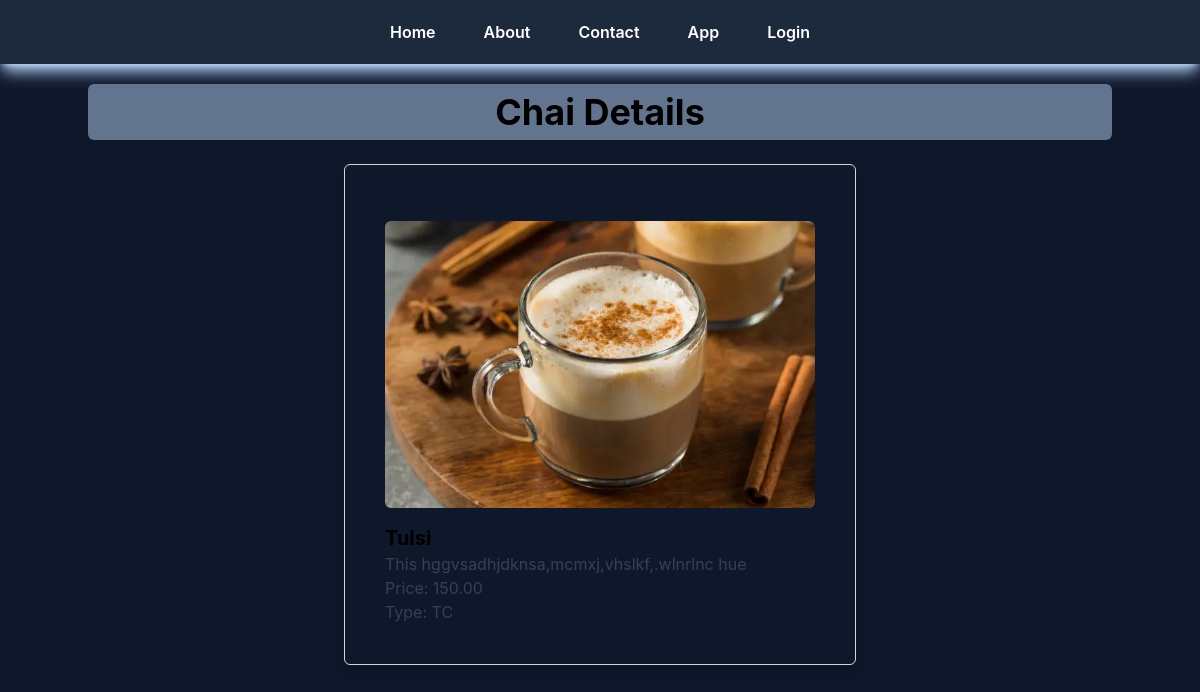
The page /app/chai/2/ on the database its author committed.
### app/models.py (models this page shows, shortened)
class ChaiVariety(models.Model):
    chai_type_choices=[
        ('ML','Masala Chai'),
        ('GR','Ginger Chai'),
        ('CC','Cardamom Chai'),
        ('TC','Tulsi Chai'),
        ('ElaiC','Elaichi Chai'),
    ]
    name=models.CharField(max_length=100)
    image=models.ImageField(upload_to='chai_images/')
    date_added=models.DateTimeField(default=timezone.now)
    description=models.TextField(max_length=500)
    price=models.DecimalField(max_digits=5,decimal_places=2)
    type=models.CharField(max_length=5,choices=chai_type_choices,default='ML')

### app/views.py (the view)
# urls.py: path('chai/<int:chai_id>/', views.chai_details, name='chai-details'),
def chai_details(request, chai_id):
    chai_details=get_object_or_404(ChaiVariety, pk=chai_id)
    return render(request, 'app/chai_details.html', {'chaidetails': chai_details})

### app/templates/app/chai_details.html (shortened to what this page needs)
{% extends "_base.html" %}
{% block content %}
<h1 class=" w-full  text-center text-4xl py-2 rounded-md bg-slate-500 font-bold ">Chai Details</h1>
<div class=" w-full h-screen flex flex-col items-center mt-6">
        <div class=" w-1/2 h-fit border dark:text-white border-gray-300 rounded-md shadow-lg p-10">
            <img class="w-full max-h-96 object-cover rounded-md mx-auto my-4" src="{{ chaidetails.image.url }}" alt="{{ chaidetails.name }}">
            <h2 class="text-xl font-bold">{{ chaidetails.name }}</h2>
            <p class="text-gray-700">{{ chaidetails.description }}</p>
            <p class="text-gray-700">Price: {{ chaidetails.price }}</p>
            <p class="text-gray-700">Type: {{ chaidetails.type }}</p>
        </div>
</div>
{% endblock %}

### rows shown on the page
ChaiVariety: image (picture), name "Tulsi", description "This hggvsadhjdknsa,mcmxj,vhslkf,.wlnrlnc hue", price "150.00", type "TC"
